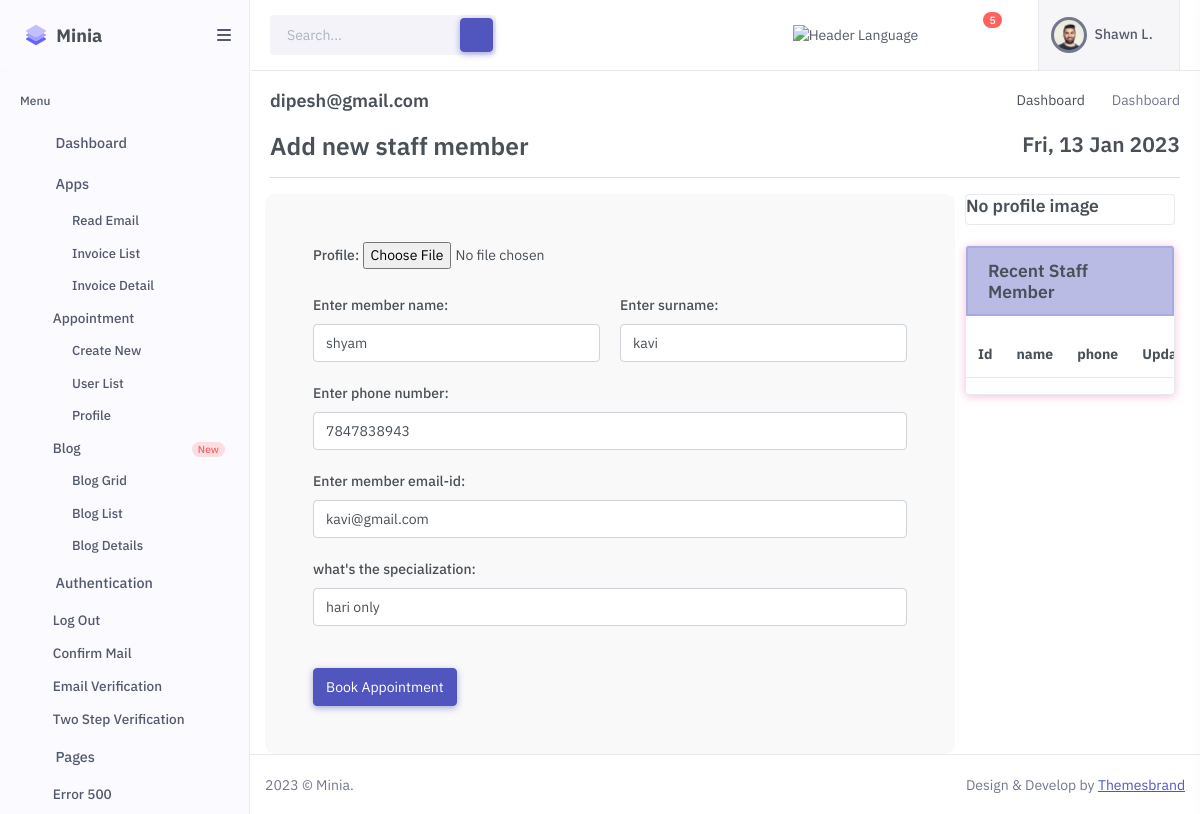
The app's page /user-dash/update-staff-detail/2/ (signed in) with its own data.
### account/models.py (models this page shows, shortened)
class CustomUser(AbstractUser):
    logo = models.ImageField(upload_to="logo/", null=True, blank=True)
    email = models.EmailField(
        _("email address"),
        max_length=255,
        unique=True,
    )
    username = models.CharField(unique=True, max_length=20)
    phone = models.CharField(max_length=15, unique=True)
    address = models.CharField(max_length=100)
    start_date = models.DateField(max_length=20, null=True, blank=True)
    end_date = models.DateField(max_length=20, null=True, blank=True)
    is_active = models.BooleanField(default=True)
    is_admin = models.BooleanField(default=False)
    objects = CustomUserManager()
    USERNAME_FIELD = "email"
    REQUIRED_FIELDS = ["username","phone"]

### myclient/models.py (models this page shows, shortened)
class Common(models.Model):
    created_at = models.DateTimeField(auto_now_add=True, editable=False)
    updated_at = models.DateTimeField(auto_now=True, editable=False)
    class Meta:
        abstract = True

class Staff(Common):
    user = models.ForeignKey(
        User, on_delete=models.CASCADE, null=True, blank=True, related_name="staff"
    )
    profile = models.ImageField(upload_to="profile/")
    name = models.CharField(max_length=20)
    surname = models.CharField(max_length=20)
    phone = models.CharField(max_length=15)
    email = models.EmailField(max_length=100)
    specialization = models.CharField(max_length=50)
    objects = models.Manager()
    staffobj = StaffManager()
    def __str__(self):
        return self.name + " " + self.surname

### myclient/views.py (the view)
# urls.py: path("update-staff-detail/<int:upid>/", views.update_staff, name="update_staff"),
@user_passes_test(lambda u: u.is_authenticated, login_url="/")
def update_staff(request, upid):
    if request.method == "POST":
        sff = Staff.objects.filter(pk=upid).first()
        fm = StaffForm(request.POST, request.FILES, instance=sff)
        if fm.is_valid():
            fm.save()
            messages.success(request, "staff updated successfully")
    else:
        sff = Staff.objects.filter(pk=upid).first()
        print(sff, "***********************", sff.profile)
        fm = StaffForm(instance=sff)
    profile = Staff.objects.get(pk=upid)
    print("profileeeeeeeeeeeeeeeee", profile)
    context = {"form": fm, "profle": profile}
    return render(request, "myclient/update_staff.html", context)

### myclient/templates/myclient/update_staff.html (shortened to what this page needs)
{% extends 'myclient/index.html' %}
{% load static %}
{% block custome_css %}
<link rel="stylesheet" href="https://cdnjs.cloudflare.com/ajax/libs/font-awesome/6.2.1/css/all.min.css" />
<link rel="stylesheet" href="https://cdnjs.cloudflare.com/ajax/libs/font-awesome/6.2.1/css/brands.min.css" />
<link rel="stylesheet" href="https://cdnjs.cloudflare.com/ajax/libs/font-awesome/6.2.1/css/fontawesome.min.css" />
{% endblock custome_css %}
{% block first_info %}
    <h3 class="">Add new staff member <span>
      <h4 class="float-end">{% now "D, d M Y" %}</h4>
    </span></h3>
    <hr>
{% endblock first_info %}
{% block second_info %}
<div class="container-fluid">
  <div class="row">
    <div class="col-sm-9 p-5" style="background-color:#F9F9F9; border-radius:10px;">
       <form action="" method="POST" enctype="multipart/form-data">
      <div>
        {{form.profile.label_tag}}
        {{form.profile}}
      </div><br>
      <div class="row">
        <div class="col-sm-6">
          <div>
          {{form.name.label_tag}}
            {{form.name}}
          </div><br>
        </div>
        <div class="col-sm-6">
          <div>
            {{form.surname.label_tag}}
            {{form.surname}}
          </div>
        </div>
      </div>
      <div>
        {{form.phone.label_tag}}
        {{form.phone}}
      </div><br>
      <div>
        {{form.email.label_tag}}
        {{form.email}}
      </div><br>
      <div>
        {{form.specialization.label_tag}}
        {{form.specialization}}
      </div><br>
      <div class="row">
        <div class="col-sm-6">
          <br>
        </div>
        <div class="col-sm-6">
          <br>
        </div>
      </div>
      <button type="submit" class="btn btn-primary">Book Appointment</button>
  </form>
    </div>
    <div class="col-sm-3">
      <div class="card">
        {% if profile.profile %}
          <img src="{{profile.profile.url}}" alt="staff pic" srcset="" style="object-fit:cover; object-position: top; height: 240px; width: 388px;">
        {% else %}
          <h5>No profile image</h5>
        {% endif %}
    </div>
      <div class="card shadow-pink">
        <div class="card-header h5 alert alert-primary" style="color:;">
          Recent Staff Member
        </div>
        <div class="table-responsive table-responsive-sm table-responsive-md table-hover">
          <table class="table table-striped table-hover">
          <thead>
            <tr>
              <th scope="col">Id</th>
              <th scope="col">name</th>
              <th scope="col">phone</th>
              <th scope="col">Update</th>
            </tr>
          </thead>
        </table>
        </div>
      </div>
    </div>
  </div>
</div>
{% endblock second_info %}

### myclient/templates/myclient/start_page.html
<div class="row">
  <div class="col-12">
    <div
      class="page-title-box d-sm-flex align-items-center justify-content-between"
    >
      <h4 class="mb-sm-0 font-size-18">{{request.user.email}}</h4>
      <div class="page-title-right">
        <ol class="breadcrumb m-0">
          <li class="breadcrumb-item">
            <a href="javascript: void(0);">Dashboard</a>
          </li>
          <li class="breadcrumb-item active">Dashboard</li>
        </ol>
      </div>
    </div>
  </div>
</div>

### records on screen
CustomUser: user.email "dipesh@gmail.com"
Staff: name "shyam", surname "kavi", phone "7847838943", email "kavi@gmail.com", specialization "hari only"
